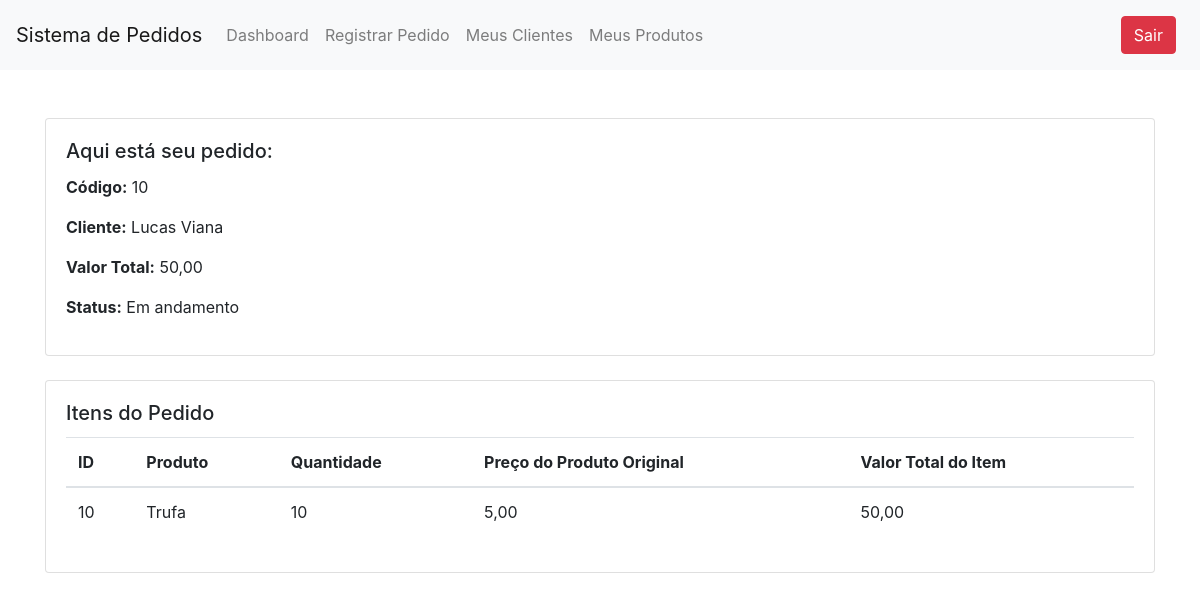
Page /templates/visualizar_pedido.php?id=10 on the committed database.
### tables this page shows
CREATE TABLE `pedidos` (
  `id` int(11) NOT NULL AUTO_INCREMENT,
  `valor_total` decimal(10,2) DEFAULT NULL,
  `cliente_id` int(11) DEFAULT NULL,
  `status` varchar(45) DEFAULT NULL,
  PRIMARY KEY (`id`),
  KEY `cliente_id` (`cliente_id`),
  CONSTRAINT `pedidos_ibfk_1` FOREIGN KEY (`cliente_id`) REFERENCES `clientes` (`id`)
);

CREATE TABLE `clientes` (
  `id` int(11) NOT NULL AUTO_INCREMENT,
  `nome` varchar(100) NOT NULL,
  `sobrenome` varchar(100) NOT NULL,
  `celular` varchar(15) NOT NULL,
  `endereco_completo` varchar(255) NOT NULL,
  `cep` varchar(10) NOT NULL,
  PRIMARY KEY (`id`)
);

CREATE TABLE `itempedido` (
  `id` int(11) NOT NULL AUTO_INCREMENT,
  `quantidade` int(11) NOT NULL,
  `valor_produto` decimal(10,2) NOT NULL,
  `pedido_id` int(11) NOT NULL,
  `produto_id` int(11) NOT NULL,
  PRIMARY KEY (`id`),
  KEY `pedido_id` (`pedido_id`),
  KEY `produto_id` (`produto_id`),
  CONSTRAINT `itempedido_ibfk_1` FOREIGN KEY (`pedido_id`) REFERENCES `pedidos` (`id`),
  CONSTRAINT `itempedido_ibfk_2` FOREIGN KEY (`produto_id`) REFERENCES `produtos` (`id`)
);

CREATE TABLE `produtos` (
  `id` int(11) NOT NULL AUTO_INCREMENT,
  `nome` varchar(100) NOT NULL,
  `preco_venda` decimal(10,2) NOT NULL,
  `saldo_estoque` int(11) NOT NULL,
  `ativo` tinyint(1) DEFAULT 1,
  PRIMARY KEY (`id`)
);

### templates/visualizar_pedido.php (the view, shortened to what this page needs)
<!DOCTYPE html>
<html lang="en">
<head>
    <link rel="stylesheet" href="https://stackpath.bootstrapcdn.com/bootstrap/4.3.1/css/bootstrap.min.css">
</head>
<body>
    <?php include('menu.php') ?>
    <div class="container mt-5">
        <div class="row">
            <div class="col-md-12">
                <div class="card">
                    <div class="card-body">
                        <h5 class="card-title">Aqui está seu pedido:</h5>
                        <?php
                        include('../config/config.php');
                        $pedidoId = isset($_GET['id']) ? $_GET['id'] : null;
                        if ($pedidoId) {
                            $queryEditarPedido = "SELECT * FROM pedidos WHERE id = :id";
                            $stmtEditarPedido = $conexao->prepare($queryEditarPedido);
                            $stmtEditarPedido->bindParam(':id', $pedidoId, PDO::PARAM_INT);
                            $stmtEditarPedido->execute();
                            $rowPedido = $stmtEditarPedido->fetch(PDO::FETCH_ASSOC);
                            $queryItensPedido = "SELECT valor_produto FROM itempedido WHERE pedido_id = :pedido_id";
                            $stmtItensPedido = $conexao->prepare($queryItensPedido);
                            $stmtItensPedido->bindParam(':pedido_id', $pedidoId, PDO::PARAM_INT);
                            $stmtItensPedido->execute();
                            $itensPedido = $stmtItensPedido->fetchAll(PDO::FETCH_ASSOC);
                            $clienteId = $rowPedido['cliente_id'];
                            $queryCliente = "SELECT nome, sobrenome FROM CLIENTES WHERE id = :clienteId";
                            $stmtCliente = $conexao->prepare($queryCliente);
                            $stmtCliente->bindParam(':clienteId', $clienteId, PDO::PARAM_INT);
                            $stmtCliente->execute();
                            $dadosCliente = $stmtCliente->fetch(PDO::FETCH_ASSOC);
                            if ($itensPedido) {
                                $valorTotalPedido = 0;
                                foreach ($itensPedido as $item) {
                                    $valorTotalPedido += $item['valor_produto'];
                                }
                                if ($rowPedido) {
                                    echo "<p><strong>Código:</strong> " .  $rowPedido['id'] . "</p>";
                                    echo "<p><strong>Cliente:</strong> " .  $dadosCliente['nome'] . " " . $dadosCliente['sobrenome'] . "</p>";
                                    echo "<p><strong>Valor Total:</strong> " . number_format($valorTotalPedido, 2, ',', '.') . "</p>";
                                    echo "<p><strong>Status:</strong> " . $rowPedido['status'] . "</p>";
                                } else {
                                    echo "<p class='text-danger'>Pedido não encontrado.</p>";
                                }
                            } else {
                                echo "<p class='text-danger'>ID do pedido não fornecido.</p>";
                            }
                        }
                        ?>
                    </div>
                </div>
                <div class="card mt-4">
                    <div class="card-body">
                        <h5 class="card-title">Itens do Pedido</h5>
                        <?php
                        $queryItensPedido = "SELECT itempedido.id, itempedido.quantidade, itempedido.valor_produto, produtos.preco_venda, produtos.nome AS nome_produto
                     FROM itempedido
                     INNER JOIN produtos ON itempedido.produto_id = produtos.id
                     WHERE itempedido.pedido_id = :pedido_id";
                        $stmtItensPedido = $conexao->prepare($queryItensPedido);
                        $stmtItensPedido->bindParam(':pedido_id', $pedidoId, PDO::PARAM_INT);
                        $stmtItensPedido->execute();
                        $itensPedido = $stmtItensPedido->fetchAll(PDO::FETCH_ASSOC);
                        if ($itensPedido) {
                            echo "<table class='table'>
                                    <thead>
                                        <tr>
                                            <th>ID</th>
                                            <th>Produto</th>
                                            <th>Quantidade</th>
                                            <th>Preço do Produto Original</th>
                                            <th>Valor Total do Item</th>
                                        </tr>
                                    </thead>
                                    <tbody>";
                            foreach ($itensPedido as $item) {
                                $valorTotalItem = $item['valor_produto'];
                                echo "<tr>
                                            <td>{$item['id']}</td>
                                            <td>{$item['nome_produto']}</td>
                                            <td>{$item['quantidade']}</td>
                                            <td>" . number_format($item['preco_venda'], 2, ',', '.') . "</td>
                                            <td>" . number_format($valorTotalItem, 2, ',', '.') . "</td>
                                        </tr>";
                            }
                            echo "</tbody>
                                  </table>";
                        } else {
                            echo "<p class='text-info'>Nenhum item encontrado para este pedido.</p>";
                        }
                        ?>
                    </div>
                </div>
            </div>
        </div>
    </div>
</body>
</html>

### rows in the picture
pedidos: id "10", status "Em andamento"
clientes: nome "Lucas", sobrenome "Viana"
itempedido: id "10", produto.nome "Trufa", quantidade "10", produto.preco_venda "5,00", valor_produto "50,00"

### other values in the picture
$valorTotalPedido "50,00"
